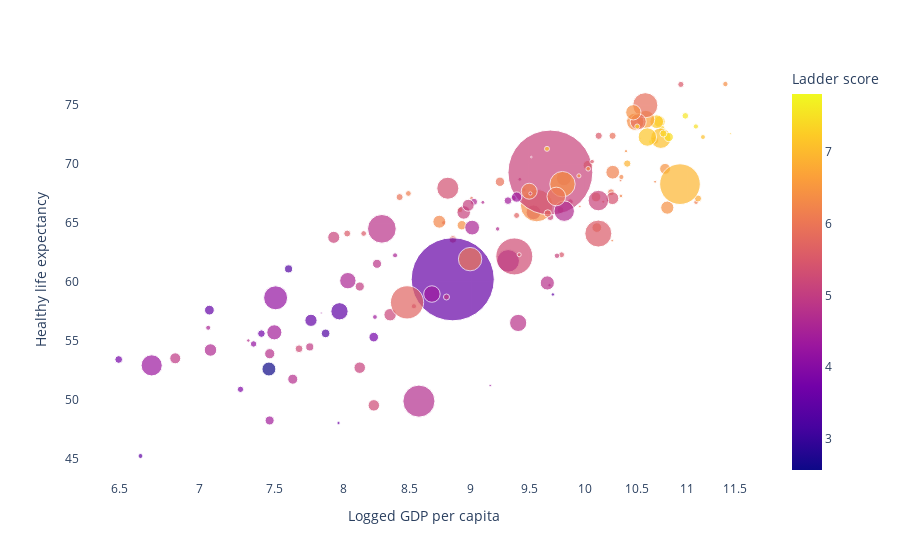

Write notebook code for a chart like this one.
### Code cell
fig = px.scatter(com, x="Logged GDP per capita", y="Healthy life expectancy",
                 size="population", color="Ladder score",
                 hover_name='Country name', log_x=True, size_max=60)

fig.update_layout({
    'paper_bgcolor':'rgba(0,0,0,0)',
    'plot_bgcolor':'rgba(0,0,0,0)'}
)

fig.show()

### Figure 1 — Plotly figure (JSON) as saved in the notebook; plotly's stock layout.template omitted (floating-point values rounded to 4 significant figures; data arrays with more than 128 entries replaced by an {"elided": "..."} marker saying what was removed)
{"data": [{"hovertemplate": "<b>%{hovertext}</b><br><br>Logged GDP per capita=%{x}<br>Healthy life expectancy=%{y}<br>population=%{marker.size}<br>Ladder score=%{marker.color}<extra></extra>", "hovertext": {"elided": "144 str values"}, "legendgroup": "", "marker": {"color": {"elided": "144 float values"}, "coloraxis": "coloraxis", "size": {"elided": "144 float values"}, "sizemode": "area", "sizeref": 399800.0, "symbol": "circle"}, "mode": "markers", "name": "", "orientation": "v", "showlegend": false, "type": "scatter", "x": {"elided": "144 float values"}, "xaxis": "x", "y": {"elided": "144 float values"}, "yaxis": "y"}], "layout": {"coloraxis": {"colorbar": {"title": {"text": "Ladder score"}}, "colorscale": [[0, "#0d0887"], [0.1111, "#46039f"], [0.2222, "#7201a8"], [0.3333, "#9c179e"], [0.4444, "#bd3786"], [0.5556, "#d8576b"], [0.6667, "#ed7953"], [0.7778, "#fb9f3a"], [0.8889, "#fdca26"], [1, "#f0f921"]]}, "legend": {"itemsizing": "constant", "tracegroupgap": 0}, "margin": {"t": 60}, "paper_bgcolor": "rgba(0,0,0,0)", "plot_bgcolor": "rgba(0,0,0,0)", "xaxis": {"anchor": "y", "domain": [0, 1], "title": {"text": "Logged GDP per capita"}, "type": "log"}, "yaxis": {"anchor": "x", "domain": [0, 1], "title": {"text": "Healthy life expectancy"}}}}
